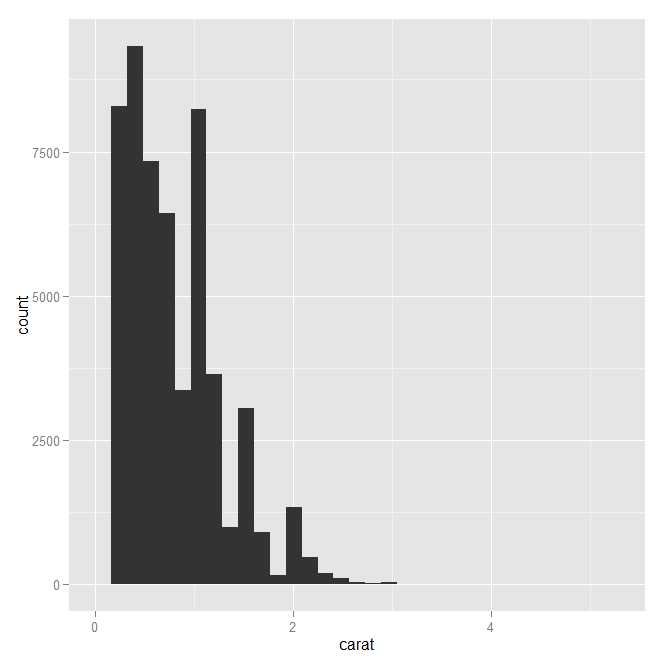

The script that drew this image:
diamonds
ggplot(diamonds,aes(x=carat))+geom_bar()
